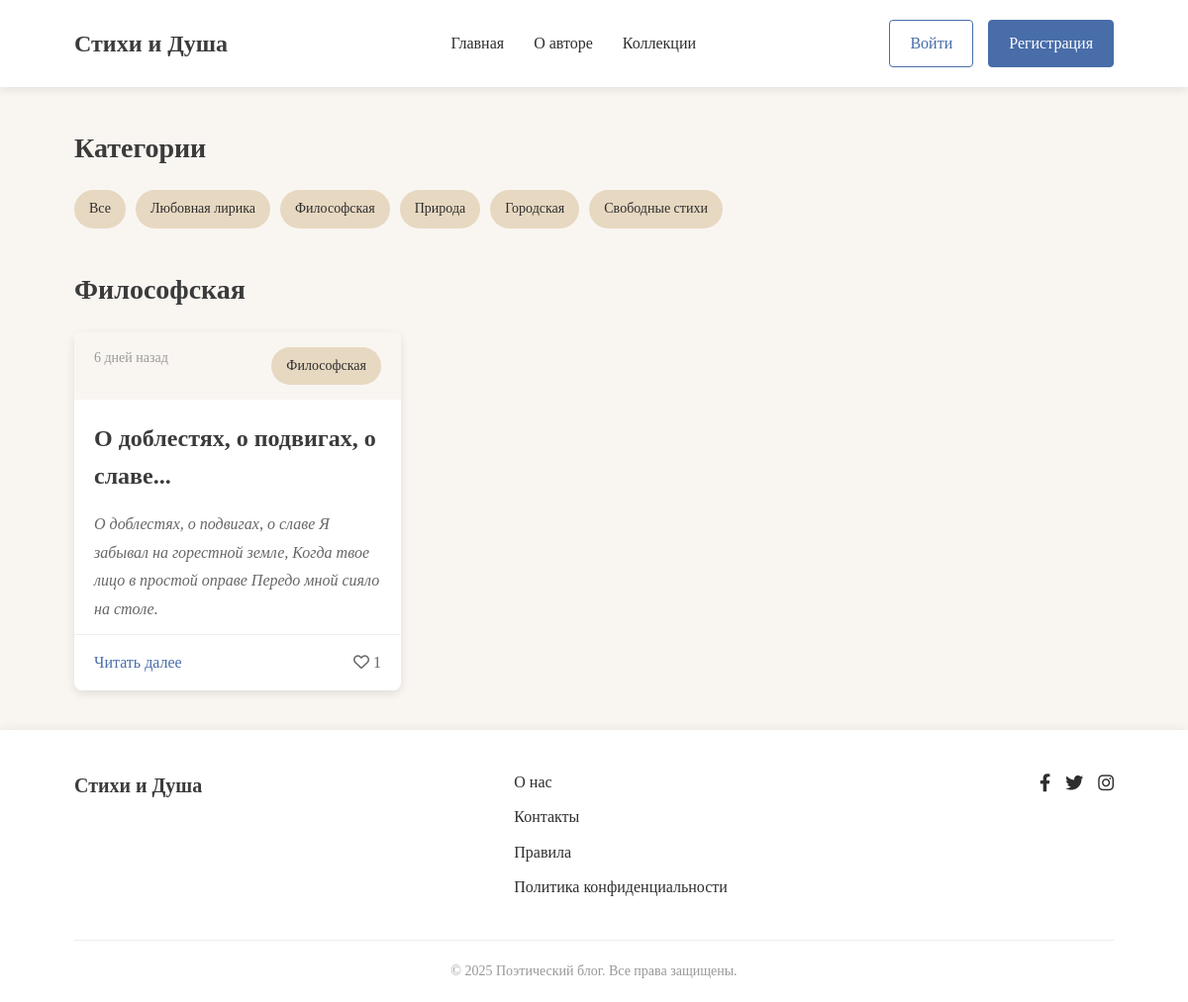
The app's page /category/2/ with its own data.
### show/models.py (models this page shows, shortened)
class Category(models.Model):
    title = models.CharField(max_length=60)
    def __str__(self):
        return f'{self.title}'

class Poem(models.Model):
    title = models.CharField(max_length=120)
    text = models.TextField()
    category = models.ForeignKey(to=Category, on_delete=models.CASCADE, related_name='poems')
    date_public = models.DateTimeField(auto_now_add=True)
    like = models.ManyToManyField(to=User, related_name="poems", blank=True)
    reads = models.ManyToManyField(to=User, related_name="reads")
    def text_poem(self):
        dot = self.text.count('.')
        if dot > 1:
            total = self.text.find('.')
            total_str = self.text.find('.', total + 1)
            return f"{self.text[0:total_str + 1]}..."
        else:
            return self.text
    def date_count(self):
        now_date = self.date_public.date()
        today = datetime.today().date()
        delta = (today - now_date).days
        if delta == 0:
            return 'Сегодня'
        elif delta == 1:
            return 'Вчера'
        elif delta == 7:
            return 'Неделю назад'
        elif delta < 31:
            return f'{delta} дней назад'
        elif delta < 365:
            months = delta // 30
            return f'{months} месяц(ев) назад'
        else:
            years = delta // 365
            return f'{years} год(а/лет) назад'

### show/views.py (the view)
# urls.py: path('', views.index, name='index'),
def index(request, category_id=None):
    context = {
        'categoryies' : Category.objects.all(),
        'last_poem' : Poem.objects.filter(category_id=category_id) if category_id else Poem.objects.all().order_by('-id')[:3],
        'title' : Category.objects.get(id=category_id) if category_id else "Посдение посты"
    }
    return render(request, 'show/index.html', context)

### show/templates/show/index.html
{% extends "show/base.html" %}
{% load static %}
{% block main %}
    <main class="main">
        <div class="container">
            <section class="categories">
                <h2>Категории</h2>
                <div class="category-list">
                    <a href="{% url "index" %}" class="category">Все</a>
                    {% for category in categoryies %}
                        <a href="{% url "category" category.id %}" class="category">{{ category.title }}</a>
                    {% endfor %}
                </div>
            </section>
            <section class="poems">
                <h2>{{ title.title }}</h2>
                <div class="poem-grid">
                    {% for poems in last_poem %}
                        <article class="poem-card">
                            <div class="poem-meta">
                                <span class="date">{{ poems.date_count }}</span>
                                <span class="category">{{ poems.category }}</span>
                            </div>
                            <h3 class="poem-title"><a href="poem.html">{{ poems.title }}</a></h3>
                            <div class="poem-excerpt">
                                <p>{{ poems.text_poem }}<br>
                                </p>
                            </div>
                            <div class="poem-footer">
                                <a href="{% url "show:poem" poems.id %}" class="read-more">Читать далее</a>
                                {% if user in poems.like.all %}
                                    <a class="red" href="{% url "show:like" poems.id %}">
                                        <i class="far fa-heart"></i> {{ poems.like.count }}
                                    </a>
                                {% else %}
                                    <a class="likes" href="{% url "show:like" poems.id %}">
                                        <i class="far fa-heart"></i> {{ poems.like.count }}
                                    </a>
                                {% endif %}
                            </div>
                        </article>
                    {% endfor %}
                </div>
            </section>
        </div>
    </main>
{% endblock main %}

### frontend/css/style.css (style rules this page uses)
:root { --bg-color: #F9F6F2; --text-color: #2E2E2E; --heading-color: #3B3B3B; --accent-color: #C18C5D; --button-color: #486DA9; --category-color: #E7D8C1; }
* { margin: 0; padding: 0; box-sizing: border-box; }
body { font-family: 'Georgia', serif; background-color: var(--bg-color); color: var(--text-color); line-height: 1.6; }
a { text-decoration: none; color: var(--button-color); transition: color 0.3s; }
.container { width: 90%; max-width: 1200px; margin: 0 auto; padding: 0 15px; }
.main { padding: 40px 0; }
h1, h2, h3, h4 { color: var(--heading-color); margin-bottom: 20px; font-weight: 600; }
h2 { font-size: 28px; }
h3 { font-size: 24px; }
.categories { margin-bottom: 40px; }
.category-list { display: flex; flex-wrap: wrap; gap: 10px; }
.category { background-color: var(--category-color); padding: 8px 15px; border-radius: 20px; font-size: 14px; color: var(--text-color); transition: all 0.3s; }
.poem-grid { display: grid; grid-template-columns: repeat(auto-fill, minmax(300px, 1fr)); gap: 30px; }
.poem-card { background-color: white; border-radius: 8px; overflow: hidden; box-shadow: 0 3px 10px rgba(0, 0, 0, 0.1); transition: transform 0.3s, box-shadow 0.3s; }
.poem-meta { display: flex; justify-content: space-between; padding: 15px 20px; background-color: var(--bg-color); font-size: 14px; color: #666; }
.poem-title { padding: 0 20px; margin: 15px 0; }
.poem-title a { color: var(--heading-color); }
.poem-excerpt { padding: 0 20px; margin-bottom: 20px; color: var(--text-color); line-height: 1.8; }
.poem-footer { display: flex; justify-content: space-between; align-items: center; padding: 15px 20px; border-top: 1px solid #eee; }
.read-more { font-weight: 500; }
.likes { color: #666; }
.poem-meta { margin-bottom: 20px; }
.poem-excerpt { color: #666; margin-bottom: 10px; font-style: italic; }
.poem-meta { font-size: 14px; color: #999; }
.poem-card, .poem-full, .comment, .profile-header, .auth-form-container { animation: fadeIn 0.6s ease-out forwards; }
.poem-card { transition: transform 0.3s ease, box-shadow 0.3s ease; }
.poem-card:nth-child(1) { animation-delay: 0.1s; }

### records on screen
Category: title "Любовная лирика"
Category: title "Философская"
Category: title "Природа"
Category: title "Городская"
Category: title "Свободные стихи"
Poem: date_count "6 дней назад", category "Философская", title "О доблестях, о подвигах, о славе...", text_poem "О доблестях, о подвигах, о славе Я забывал на горестной земле, Когда твое лицо в простой оправе Передо мной сияло на столе.", like.count "1"
